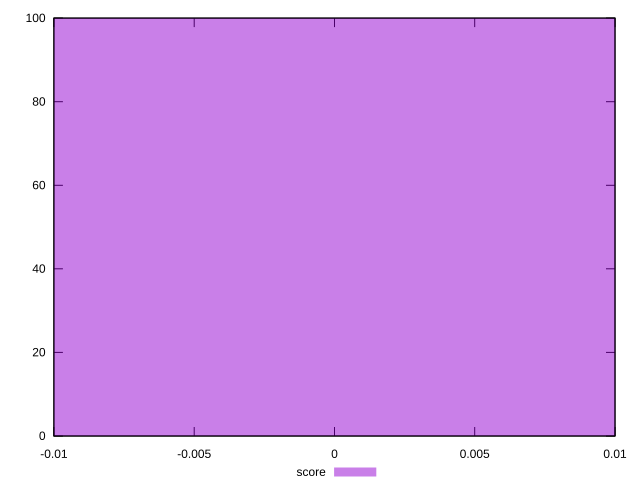

Write gnuplot code to recreate this figure.
reset
set terminal svg size 640, 490
set output "reprap/unsized-images/samples/pages/score/histogram.svg"

$score <<EOF
0 100
EOF

set key outside below
set boxwidth 0.1
set yrange [0:100]
set style fill transparent solid 0.5 noborder

plot \
  $score title "score" with boxes, \


reset
